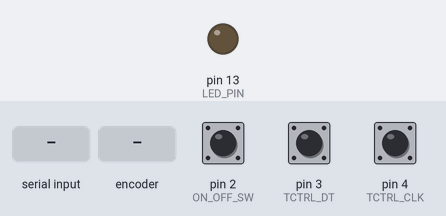
A sketch run on a simulated Arduino Uno, built with avr-gcc and run on an emulated ATmega328P. Shown: output pins drawn as LEDs (lit = HIGH). The inputs (shaded band) are chosen by the test bench; at power-on: pin 2 (ON_OFF_SW) HIGH, pin 3 (TCTRL_DT) HIGH, pin 4 (TCTRL_CLK) HIGH. What the sketch prints to the serial monitor is not drawn.

Above: at 1.2 s.
1.3 s: "TEMP_LIGHT_ON_OFF\n" received over Serial
At 1.6 s:
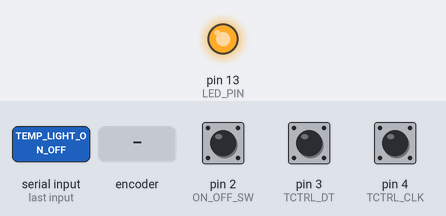
2.8 s: rotary encoder on pin 4 (TCTRL_CLK) / pin 3 (TCTRL_DT) turned 1 step (first pin leading)
4.5 s: pin 2 (ON_OFF_SW) pulled LOW for 0.15 s
6.1 s: rotary encoder on pin 4 (TCTRL_CLK) / pin 3 (TCTRL_DT) turned 2 steps (second pin leading)
Timing chart, 0 to 9.0 s (numbered marks = the images above; inputs shaded):
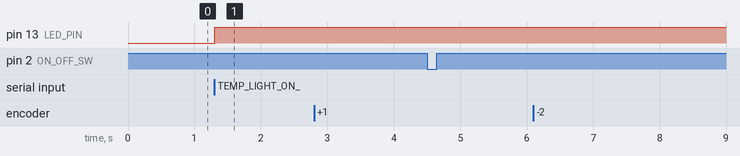

Measured:
- after the input at 1.3 s, pin 13 (LED_PIN): LOW → HIGH at once
- after the input at 2.8 s, every drawn part: stays the same
- after the input at 4.5 s, every drawn part: stays the same
- after the input at 6.1 s, every drawn part: stays the same

The sketch:

temp_controller.ino
```cpp
// On/Off Switch Config
#define ON_OFF_SW 2
unsigned long ON_OFF_lastButtonPress = 0;

// Rotary Encoder Config (Temperature Control)
#define TCTRL_DT 3
#define TCTRL_CLK 4
int TCTRL_currentStateClk;
int TCTRL_lastStateClk;
int tempCounter = 0;

// Built-in LED pin
#define LED_PIN 13
bool ledState = false;

void setup() {
  // Set On/Off Switch input
  pinMode(ON_OFF_SW, INPUT_PULLUP);

  // Set temperature control encoder pins as inputs
  pinMode(TCTRL_CLK, INPUT);
  pinMode(TCTRL_DT, INPUT);

  // Set LED pin as output
  pinMode(LED_PIN, OUTPUT);
  digitalWrite(LED_PIN, ledState); // Initialize LED state

  // Setup Serial Monitor
  Serial.begin(115200);

  // Read the initial state of the encoder CLK pins
  TCTRL_lastStateClk = digitalRead(TCTRL_CLK);
}

void loop() {
  // Climate Control ON/OFF
  int onOffButtonState = digitalRead(ON_OFF_SW);
  if (onOffButtonState == LOW) {
    if (millis() - ON_OFF_lastButtonPress > 50) {
      Serial.println("ON_OFF");
    }
    ON_OFF_lastButtonPress = millis();
  }

  // Temperature Control
  TCTRL_currentStateClk = digitalRead(TCTRL_CLK);
  if (TCTRL_currentStateClk != TCTRL_lastStateClk && TCTRL_currentStateClk == 1) {
    if (digitalRead(TCTRL_DT) != TCTRL_currentStateClk) {
      tempCounter++;
      Serial.print("TEMP_UP||");
      Serial.println(tempCounter);
    } else {
      tempCounter--;
      Serial.print("TEMP_DOWN||");
      Serial.println(tempCounter);
    }
  }
  TCTRL_lastStateClk = TCTRL_currentStateClk;

  // Check for serial input to control the LED
  if (Serial.available() > 0) {
    String command = Serial.readStringUntil('\n');
    command.trim();
    if (command == "TEMP_LIGHT_ON_OFF") {
      ledState = !ledState; // Toggle the LED state
      digitalWrite(LED_PIN, ledState);
    }
  }

  // Put in a slight delay to help debounce the reading from the encoders
  delay(2);
}
```
